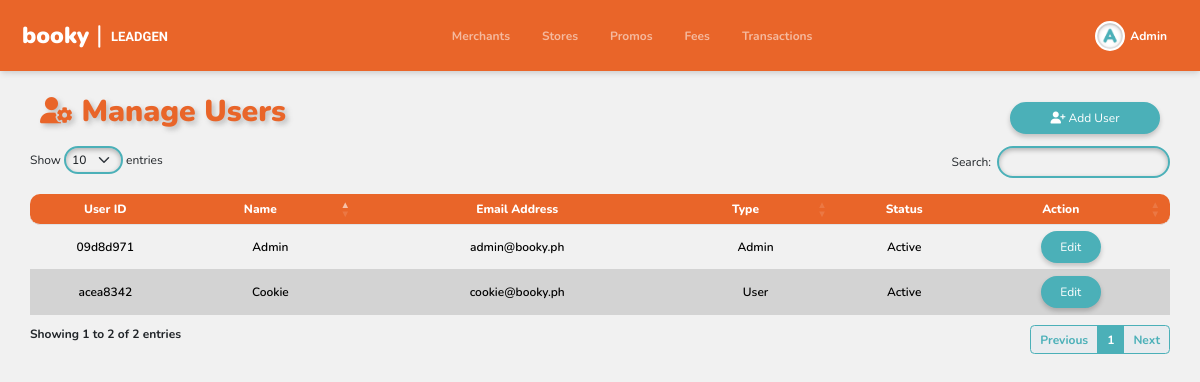
/users/index.php (signed in), run on the app's committed database.
### tables this page shows
CREATE TABLE `user` (
  `user_id` varchar(36) NOT NULL,
  `email_address` varchar(255) NOT NULL,
  `password` varchar(100) NOT NULL,
  `name` varchar(255) NOT NULL,
  `type` enum('Admin','User') NOT NULL DEFAULT 'User',
  `status` enum('Active','Inactive') NOT NULL DEFAULT 'Active',
  `verification_code` int(11) DEFAULT NULL,
  `created_at` timestamp NOT NULL DEFAULT current_timestamp(),
  `updated_at` timestamp NOT NULL DEFAULT current_timestamp(),
  `login_attempts` int(11) DEFAULT 0,
  `lockout_time` datetime DEFAULT NULL
);

### users/index.php (the view, shortened to what this page needs)
<?php
include_once ("../header.php");
function displayUser()
{
  global $conn, $type;
  $sql = "SELECT * FROM user";
  $result = $conn->query($sql);
  if ($result->num_rows > 0) {
    while ($row = $result->fetch_assoc()) {
      $shortUsertId = substr($row['user_id'], 0, 8);
      echo "<tr data-uuid='" . $row['user_id'] . "'>";
      echo "<td style='text-align:center;vertical-align: middle;padding:13px 0;'>" . $shortUsertId . "</td>";
      echo "<td style='text-align:center;vertical-align: middle;'>" . $row['name'] . "</td>";
      echo "<td style='text-align:center;vertical-align: middle;'>" . $row['email_address'] . "</td>";
      echo "<td style='text-align:center;vertical-align: middle;'>" . $row['type'] . "</td>";
      echo "<td style='text-align:center;vertical-align: middle;'>" . $row['status'] . "</td>";
      echo "<td style='text-align:center;vertical-align: middle;'>";
      echo "<button class='btn check-report' style='border-radius:20px;width:60px;' onclick='editUser(\"" . $row['user_id'] . "\")'>Edit</button> ";
      echo "</td>";
      echo "</tr>";
    }
  }
}
?>
<!DOCTYPE html>
<html lang="en">
<head>
  <link href="https://cdn.jsdelivr.net/npm/bootstrap@5.3.3/dist/css/bootstrap.min.css" rel="stylesheet"
>
  <link rel='stylesheet' href='https://cdn.datatables.net/1.13.5/css/dataTables.bootstrap5.min.css'>
  <link rel='stylesheet' href='https://cdnjs.cloudflare.com/ajax/libs/font-awesome/4.6.3/css/font-awesome.min.css'>
  <link rel="stylesheet" href="../style.css">
  <link rel="stylesheet" href="../responsive-table-styles/users.css">
</head>
<body>
  <div class="cont-box">
    <div class="custom-box pt-4">
      <div class="sub" style="text-align:left;">
        <div class="add-btns">
          <p class="title"><i class="fa-solid fa-user-gear fa-sm"></i> Manage Users</p>
          <a href="add_account.php"><button type="button" class="btn add-merchant"><i class="fa-solid fa-user-plus"></i> Add User</button></a>
        </div>
        <div class="content">
          <table id="example" class="table bord" style="width:100%;height:auto;">
            <thead>
            <tr>
                  <th class="first-col">User ID</th>
                  <th>Name</th>
                  <th>Email Address</th>
                  <th>Type</th>
                  <th>Status</th>
                  <th class="action-col">Action</th>
                </tr>
            </thead>
            <tbody id="dynamicTableBody">
              <?php displayUser(); ?>
            </tbody>
          </table>
        </div>
      </div>
    </div>
</body>
</html>

### header.php (shortened to what this page needs)
<?php
$name = $_SESSION['name'] ?? '';
include_once($_SERVER['DOCUMENT_ROOT'] . '/Merchant-Tool/inc/config.php');
$user_id = $_SESSION['user_id'];
$escaped_user_id = mysqli_real_escape_string($conn, $user_id);
$sql = "SELECT * FROM user WHERE user_id = '$escaped_user_id'";
$result = mysqli_query($conn, $sql);
if ($result && mysqli_num_rows($result) > 0) {
    $user_data = mysqli_fetch_assoc($result);
    $name = $user_data['name'];
} else {
    $type = 'unknown';
}
?>
<!DOCTYPE html>
<html>
<head>
    <link href="https://cdn.jsdelivr.net/npm/bootstrap@5.2.3/dist/css/bootstrap.min.css" rel="stylesheet">
    <link rel="stylesheet" href="style.css">
</head>
<body>
<nav class="navbar navbar-expand-lg navbar-dark p-3">
    <div class="container-fluid">
        <a class="navbar-brand" href="/Merchant-tool/merchant/">
            <table style="border:10px;">
                <tr>
                    <th id="booky">booky <span id="div" style="font-size:25px;font-weight:normal;">|<span id="lead">LEADGEN</span></span></th>
                    <th id="leadgen">&nbsp; LEADGEN</th>
                </tr>
            </table>
        </a>
        <div class="collapse navbar-collapse" id="navbarNavDropdown">
            <ul class="navbar-nav ms-auto">
                <li class="nav-item">
                    <a id="merchant-link" class="nav-link mx-2" aria-current="page" href="/Merchant-Tool/merchants/" style="padding-right:10px;padding-left:10px;">Merchants</a>
                </li>
                <li class="nav-item">
                    <a id="store-link" class="nav-link mx-2" aria-current="page" href="/Merchant-Tool/stores/" style="padding-right:10px;padding-left:10px;">Stores</a>
                </li>
                <li class="nav-item">
                    <a id="promo-link" class="nav-link mx-2" aria-current="page" href="/Merchant-Tool/promos/" style="padding-right:10px;padding-left:10px;">Promos</a>
                </li>
                <li class="nav-item">
                    <a id="pg-link" class="nav-link mx-2" aria-current="page" href="/Merchant-Tool/fees/" style="padding-right:10px;padding-left:10px;">Fees</a>
                </li>
                <li class="nav-item">
                    <a id="transaction-link" class="nav-link mx-2" aria-current="page" href="/Merchant-Tool/transactions/" style="padding-right:10px;padding-left:10px;">Transactions</a>
                </li>
            </ul>
            <ul class="navbar-nav ms-auto d-lg-inline-flex">
                <li class="nav-item dropdown">
                    <a class="nav-link mx-2 dropdown-toggle d-flex align-items-center" href="#" id="navbarDropdownMenuLink" role="button" data-bs-toggle="dropdown" aria-expanded="false">
                        <div class="d-flex align-items-center">
                            <div class="profile-initial">
                            </div>
                            <span style="color:#fff;padding-left:5px;font-weight:700;"><?php echo ' ' . htmlspecialchars($name); ?></span>
                        </div>
                    </a>
                </li>
            </ul>
        </div>
    </div>
</nav>
</body>
</html>

### style.css (style rules this page uses)
* { font-family: "Nunito", sans-serif; margin: 0; font-weight: 700; font-style: normal; font-size: 12px; }
.navbar { box-shadow: rgba(0, 0, 0, 0.1) 0px 4px 6px -1px, rgba(0, 0, 0, 0.06) 0px 2px 4px -1px; background-color: #E96529; }
.add-merchant { margin-left: 10px; }
.add-merchant, .check-report, #submitButton { display: inline-block; background-color: #4BB0B8; color: #fff; border: solid #4BB0B8 2px; padding: 5px; width: 150px; border-radius: 20px; cursor: pointer; text-align: center; box-shadow: 0px 3px 5px 0px rgba(0, 0, 0, 0.20); -webkit-box-shadow: 0px 3px 5px 0px rgba(0, 0, 0, 0.20); -moz-box-shadow: 0px 3px 5px 0px rgba(0, 0, 0, 0.20); }
a { text-decoration: none; }
td { background-color: transparent !important; font-weight: 600; border-bottom: solid lightgray 1px !important; font-style: normal; font-size: 12px; }
tr:nth-child(even) td { background-color: lightgray !important; }
table.dataTable tbody tr:nth-child(even) td:last-child { background-color: lightgray !important; }
th { background-color: #E96529 !important; text-align: center !important; color: #fff !important; font-weight: 800; font-style: normal; font-size: 12px; }
.title { font-size: 30px; font-weight: 900; margin-right: auto; padding-left: 5vh; color: #E96529; text-shadow: 3px 3px 5px rgba(99, 99, 99, 0.35); }
body { background-position: center; background-repeat: no-repeat; background-size: cover; background-attachment: fixed; }
.add-btns { padding-bottom: 0px; padding-right: 5vh; display: flex; align-items: center; }
th, td { text-align: center; vertical-align: middle; width: auto; }
.first-col { width: auto; padding: 10px; border-top-left-radius: 10px; border-bottom-left-radius: 10px; }
.action-col { padding: 10px; border-top-right-radius: 10px; border-bottom-right-radius: 10px; width: auto; }
.content { width: 95%; margin-left: auto; margin-right: auto; }
.cont-box { display: none; }

### responsive-table-styles/users.css (style rules this page uses)
body { background-image: url("../images/bg_booky.png"); background-position: center; background-repeat: no-repeat; background-size: cover; background-attachment: fixed; }
.add-btns { padding-bottom: 0px; padding-right: 5vh; display: flex; align-items: center; }

### data on the page
user: name "Admin", user_id "09d8d971", email_address "admin@booky.ph", type "Admin", status "Active"
user: user_id "acea8342", name "Cookie", email_address "cookie@booky.ph", type "User", status "Active"
